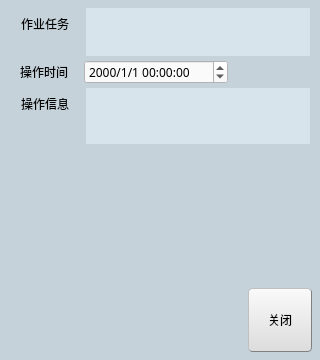
<?xml version="1.0" encoding="UTF-8"?>
<ui version="4.0">
 <class>WorkTaskWidget</class>
 <widget class="QWidget" name="WorkTaskWidget">
  <property name="geometry">
   <rect>
    <x>0</x>
    <y>0</y>
    <width>320</width>
    <height>360</height>
   </rect>
  </property>
  <property name="minimumSize">
   <size>
    <width>320</width>
    <height>360</height>
   </size>
  </property>
  <property name="maximumSize">
   <size>
    <width>320</width>
    <height>360</height>
   </size>
  </property>
  <property name="font">
   <font>
    <family>宋体</family>
   </font>
  </property>
  <property name="windowTitle">
   <string>Form</string>
  </property>
  <property name="styleSheet">
   <string notr="true">QWidget#WorkTaskWidget{
    background-color: rgb(198, 210, 218);
}

QPushButton{
    background-color: rgb(240, 240, 240);
    border:1px groove gray;
    border-radius:4px;
    padding:1px 2px;
    border-style:outset;
}
QPushButton:hover{
    background-color: rgb(229, 241, 251);
    color:black
}
QPushButton:pressed{
    background-color: rgb(204, 228, 247);
    border-style:inset;
}
QPushButton{
    background-color: qlineargradient(spread:pad, x1:0, y1:1, x2:0, y2:0, stop:0 rgba(220, 220, 220, 255), stop:1 rgba(250, 250, 250, 255));
}
</string>
  </property>
  <layout class="QVBoxLayout" name="verticalLayout">
   <property name="spacing">
    <number>4</number>
   </property>
   <property name="leftMargin">
    <number>8</number>
   </property>
   <property name="topMargin">
    <number>8</number>
   </property>
   <property name="rightMargin">
    <number>8</number>
   </property>
   <property name="bottomMargin">
    <number>8</number>
   </property>
   <item>
    <layout class="QHBoxLayout" name="horizontalLayout_6">
     <property name="spacing">
      <number>4</number>
     </property>
     <property name="leftMargin">
      <number>0</number>
     </property>
     <property name="topMargin">
      <number>0</number>
     </property>
     <property name="rightMargin">
      <number>0</number>
     </property>
     <property name="bottomMargin">
      <number>0</number>
     </property>
     <item>
      <widget class="QLabel" name="label">
       <property name="minimumSize">
        <size>
         <width>72</width>
         <height>48</height>
        </size>
       </property>
       <property name="maximumSize">
        <size>
         <width>72</width>
         <height>48</height>
        </size>
       </property>
       <property name="styleSheet">
        <string notr="true">padding: 4px;</string>
       </property>
       <property name="text">
        <string>作业任务</string>
       </property>
       <property name="alignment">
        <set>Qt::AlignHCenter|Qt::AlignTop</set>
       </property>
      </widget>
     </item>
     <item>
      <widget class="QLabel" name="workTaskLabel">
       <property name="minimumSize">
        <size>
         <width>224</width>
         <height>48</height>
        </size>
       </property>
       <property name="maximumSize">
        <size>
         <width>224</width>
         <height>48</height>
        </size>
       </property>
       <property name="styleSheet">
        <string notr="true">background-color: rgb(215, 228, 235);
padding: 4px;</string>
       </property>
       <property name="text">
        <string/>
       </property>
       <property name="alignment">
        <set>Qt::AlignLeading|Qt::AlignLeft|Qt::AlignTop</set>
       </property>
      </widget>
     </item>
    </layout>
   </item>
   <item>
    <layout class="QHBoxLayout" name="horizontalLayout">
     <property name="spacing">
      <number>4</number>
     </property>
     <property name="topMargin">
      <number>0</number>
     </property>
     <property name="rightMargin">
      <number>0</number>
     </property>
     <property name="bottomMargin">
      <number>0</number>
     </property>
     <item>
      <widget class="QLabel" name="label_2">
       <property name="minimumSize">
        <size>
         <width>72</width>
         <height>24</height>
        </size>
       </property>
       <property name="maximumSize">
        <size>
         <width>72</width>
         <height>24</height>
        </size>
       </property>
       <property name="text">
        <string>操作时间</string>
       </property>
       <property name="alignment">
        <set>Qt::AlignCenter</set>
       </property>
      </widget>
     </item>
     <item>
      <widget class="QDateTimeEdit" name="operateTimeEdit">
       <property name="minimumSize">
        <size>
         <width>144</width>
         <height>24</height>
        </size>
       </property>
       <property name="maximumSize">
        <size>
         <width>144</width>
         <height>24</height>
        </size>
       </property>
       <property name="styleSheet">
        <string notr="true">background-color: rgb(250, 250, 250);
</string>
       </property>
       <property name="currentSection">
        <enum>QDateTimeEdit::YearSection</enum>
       </property>
       <property name="displayFormat">
        <string>yyyy/M/d HH:mm:ss</string>
       </property>
       <property name="currentSectionIndex">
        <number>0</number>
       </property>
      </widget>
     </item>
     <item>
      <spacer name="horizontalSpacer_3">
       <property name="orientation">
        <enum>Qt::Horizontal</enum>
       </property>
       <property name="sizeHint" stdset="0">
        <size>
         <width>40</width>
         <height>20</height>
        </size>
       </property>
      </spacer>
     </item>
    </layout>
   </item>
   <item>
    <layout class="QHBoxLayout" name="horizontalLayout_2">
     <property name="spacing">
      <number>4</number>
     </property>
     <property name="topMargin">
      <number>0</number>
     </property>
     <property name="bottomMargin">
      <number>0</number>
     </property>
     <item>
      <widget class="QLabel" name="label_3">
       <property name="minimumSize">
        <size>
         <width>72</width>
         <height>56</height>
        </size>
       </property>
       <property name="maximumSize">
        <size>
         <width>72</width>
         <height>56</height>
        </size>
       </property>
       <property name="styleSheet">
        <string notr="true">padding: 4px;</string>
       </property>
       <property name="text">
        <string>操作信息</string>
       </property>
       <property name="alignment">
        <set>Qt::AlignHCenter|Qt::AlignTop</set>
       </property>
      </widget>
     </item>
     <item>
      <widget class="QLabel" name="operateMsgLabel">
       <property name="minimumSize">
        <size>
         <width>224</width>
         <height>56</height>
        </size>
       </property>
       <property name="maximumSize">
        <size>
         <width>224</width>
         <height>56</height>
        </size>
       </property>
       <property name="styleSheet">
        <string notr="true">background-color: rgb(215, 228, 235);
padding: 4px;</string>
       </property>
       <property name="text">
        <string/>
       </property>
       <property name="alignment">
        <set>Qt::AlignLeading|Qt::AlignLeft|Qt::AlignTop</set>
       </property>
      </widget>
     </item>
    </layout>
   </item>
   <item>
    <layout class="QHBoxLayout" name="horizontalLayout_4" stretch="0,1,0">
     <property name="spacing">
      <number>4</number>
     </property>
     <property name="topMargin">
      <number>0</number>
     </property>
     <property name="bottomMargin">
      <number>0</number>
     </property>
     <item>
      <spacer name="horizontalSpacer">
       <property name="orientation">
        <enum>Qt::Horizontal</enum>
       </property>
       <property name="sizeType">
        <enum>QSizePolicy::Maximum</enum>
       </property>
       <property name="sizeHint" stdset="0">
        <size>
         <width>64</width>
         <height>64</height>
        </size>
       </property>
      </spacer>
     </item>
     <item>
      <layout class="QVBoxLayout" name="btnLayout"/>
     </item>
     <item>
      <layout class="QVBoxLayout" name="verticalLayout_2">
       <item>
        <spacer name="verticalSpacer_2">
         <property name="orientation">
          <enum>Qt::Vertical</enum>
         </property>
         <property name="sizeHint" stdset="0">
          <size>
           <width>20</width>
           <height>40</height>
          </size>
         </property>
        </spacer>
       </item>
       <item>
        <widget class="QPushButton" name="closeBtn">
         <property name="minimumSize">
          <size>
           <width>64</width>
           <height>64</height>
          </size>
         </property>
         <property name="maximumSize">
          <size>
           <width>64</width>
           <height>64</height>
          </size>
         </property>
         <property name="styleSheet">
          <string notr="true"/>
         </property>
         <property name="text">
          <string>关闭</string>
         </property>
        </widget>
       </item>
      </layout>
     </item>
    </layout>
   </item>
  </layout>
 </widget>
 <resources/>
 <connections/>
</ui>
